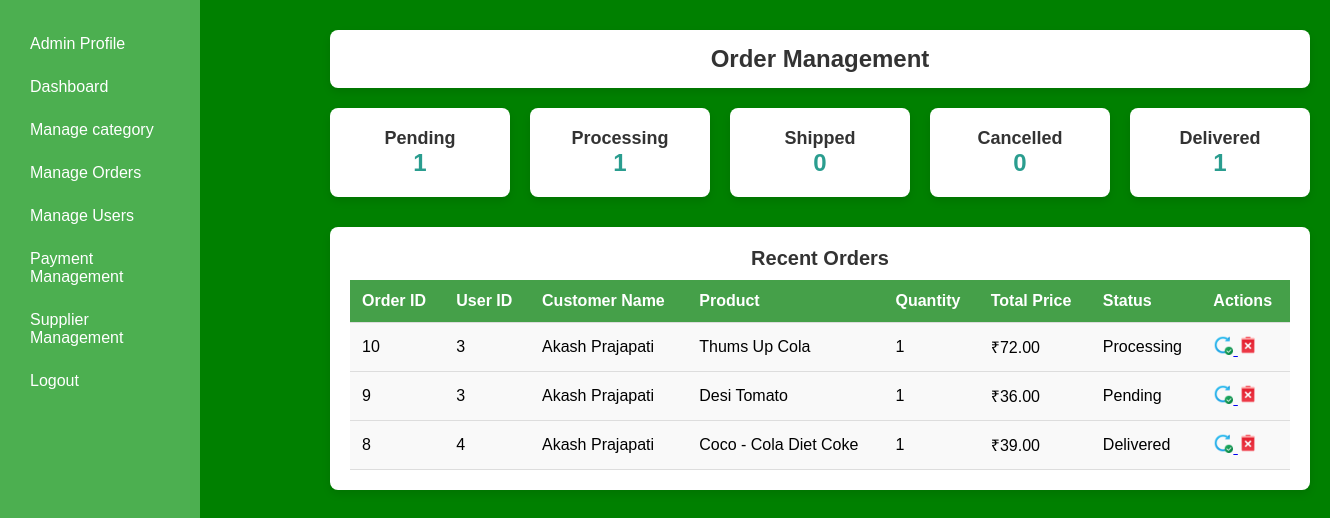
Screenshot of /admin/manage-order.php (signed in) with the database file from the repository.
### tables this page shows
CREATE TABLE IF NOT EXISTS `orders` (
  `id` int NOT NULL AUTO_INCREMENT,
  `user_id` int NOT NULL,
  `name` varchar(255) NOT NULL,
  `address` text NOT NULL,
  `email` varchar(255) NOT NULL,
  `product_name` varchar(255) NOT NULL,
  `quantity` int NOT NULL,
  `total_price` decimal(10,2) NOT NULL,
  `payment_id` varchar(255) NOT NULL,
  `payment_status` enum('Paid','Failed') DEFAULT 'Failed',
  `order_date` timestamp NULL DEFAULT CURRENT_TIMESTAMP,
  `status` enum('Pending','Processing','Shipped','Delivered','Cancelled') DEFAULT 'Pending',
  PRIMARY KEY (`id`),
  KEY `user_id` (`user_id`)
);

### admin/manage-order.php (the view, shortened to what this page needs)
<?php
include "sidebar.php";
include "../config.php";
$query = "SELECT
            SUM(CASE WHEN status = 'Pending' THEN 1 ELSE 0 END) AS pending_count,
            SUM(CASE WHEN status = 'Processing' THEN 1 ELSE 0 END) AS processing_count,
            SUM(CASE WHEN status = 'Shipped' THEN 1 ELSE 0 END) AS shipped_count,
            SUM(CASE WHEN status = 'Delivered' THEN 1 ELSE 0 END) AS delivered_count,
            SUM(CASE WHEN status = 'Cancelled' THEN 1 ELSE 0 END) AS cancelled_count
          FROM orders";
$result = mysqli_query($conn, $query);
$row = mysqli_fetch_assoc($result);
$pending = $row['pending_count'] ?? 0;
$processing = $row['processing_count'] ?? 0;
$shipped = $row['shipped_count'] ?? 0;
$delivered = $row['delivered_count'] ?? 0;
$cancelled = $row['cancelled_count'] ?? 0;
$orderQuery = "SELECT id, user_id, name, product_name, quantity, total_price, status FROM orders ORDER BY order_date DESC";
$orderResult = mysqli_query($conn, $orderQuery);
?>
<!DOCTYPE html>
<html lang="en">
<head>
    <link rel='stylesheet' href='https://unpkg.com/boxicons@2.1.1/css/boxicons.min.css'>
    <link rel="stylesheet" href="style.css">
</head>
<body>
    <section class="home">
        <div class="dashboard-container">
            <div class="main-content">
                <header id="order_header">
                    <h1>Order Management</h1>
                </header>
                <div class="statistics">
                    <div class="stat-card">
                        <h3>Pending</h3>
                        <p><?php echo $pending; ?></p>
                    </div>
                    <div class="stat-card">
                        <h3>Processing</h3>
                        <p><?php echo $processing; ?></p>
                    </div>
                    <div class="stat-card">
                        <h3>Shipped</h3>
                        <p><?php echo $shipped; ?></p>
                    </div>
                    <div class="stat-card">
                        <h3>Cancelled</h3>
                        <p><?php echo $cancelled; ?></p>
                    </div>
                    <div class="stat-card">
                        <h3>Delivered</h3>
                        <p><?php echo $delivered; ?></p>
                    </div>
                </div>
                <div class="recent-orders">
                    <h2>Recent Orders</h2>
                    <table>
                        <thead>
                            <tr>
                                <th>Order ID</th>
                                <th>User ID</th>
                                <th>Customer Name</th>
                                <th>Product</th>
                                <th>Quantity</th>
                                <th>Total Price</th>
                                <th>Status</th>
                                <th>Actions</th>
                            </tr>
                        </thead>
                        <tbody>
                            <?php while ($order = mysqli_fetch_assoc($orderResult)) : ?>
                                <tr>
                                    <td><?php echo $order['id']; ?></td>
                                    <td><?php echo $order['user_id']; ?></td>
                                    <td><?php echo htmlspecialchars($order['name']); ?></td>
                                    <td><?php echo htmlspecialchars($order['product_name']); ?></td>
                                    <td><?php echo $order['quantity']; ?></td>
                                    <td>₹<?php echo number_format($order['total_price'], 2); ?></td>
                                    <td><?php echo htmlspecialchars($order['status']); ?></td>
                                    <td>
                                        <a href="update-orders.php?id=<?php echo $order['id']; ?>">
                                            <img src="./img/update.png" alt="Update">
                                        </a>
                                        <a href="delete-orders.php?id=<?php echo $order['id']; ?>" onclick="return confirm('Are you sure you want to delete this order?');">
                                            <img src="./img/delete.png" alt="Delete">
                                        </a>
                                    </td>
                                </tr>
                            <?php endwhile; ?>
                        </tbody>
                    </table>
                </div>
            </div>
        </div>
    </section>
</body>
</html>

### style.css (style rules this page uses)
body { font-family: Arial, sans-serif; margin: 0; padding: 20px; background-color: #f8f9fa; }
h1, h2 { color: #333; text-align: center; }

### admin/sidebar.php (style rules this page uses)
* { margin: 0; padding: 0; box-sizing: border-box; font-family: Arial, sans-serif; }
body { display: flex; min-height: 100vh; background: #f4f4f4; }
.main-content { margin-left: 220px; padding: 20px; flex: 1; transition: margin-left 0.3s ease; width: calc(100% - 220px); }

### admin/manage-order.php (style rules this page uses)
body { font-family: Arial, sans-serif; background-color: green; }
.dashboard-container { display: flex; }
.main-content { flex: 1; padding: 10px; max-width: 1000px; margin-left: 300px; }
#order_header { background-color: #fff; padding: 15px; border-radius: 8px; margin-bottom: 20px; box-shadow: 0 4px 8px rgba(0, 0, 0, 0.1); }
#order_header h1 { font-size: 24px; color: #333; }
.statistics { display: flex; justify-content: space-between; gap: 20px; margin-bottom: 30px; }
.stat-card { background-color: #fff; padding: 20px; border-radius: 8px; box-shadow: 0 4px 8px rgba(0, 0, 0, 0.1); width: 220px; text-align: center; }
.stat-card h3 { font-size: 18px; color: #333; }
.stat-card p { font-size: 24px; font-weight: bold; color: #2a9d8f; }
.recent-orders { background-color: #fff; padding: 20px; border-radius: 8px; box-shadow: 0 4px 8px rgba(0, 0, 0, 0.1); max-height: 400px; overflow-y: auto; }
.recent-orders h2 { font-size: 20px; margin-bottom: 10px; }
.recent-orders table { width: 100%; border-collapse: collapse; position: relative; }
.recent-orders th { background-color: #45a049; color: white; top: 0; z-index: 2; }
.recent-orders th, .recent-orders td { padding: 12px; text-align: left; border-bottom: 1px solid #ddd; }
.recent-orders td { background-color: #f9f9f9; }
.recent-orders td img { width: 20px; height: 20px; cursor: pointer; }

### rows the page displays
orders: id "10", user "3", name "Akash Prajapati", product_name "Thums Up Cola", quantity "1", total_price "72.00", status "Processing"
orders: id "9", user "3", name "Akash Prajapati", product_name "Desi Tomato", quantity "1", total_price "36.00", status "Pending"
orders: id "8", user "4", name "Akash Prajapati", product_name "Coco - Cola Diet Coke", quantity "1", total_price "39.00", status "Delivered"

### other values shown
$pending "1"
$processing "1"
$shipped "0"
$cancelled "0"
$delivered "1"
